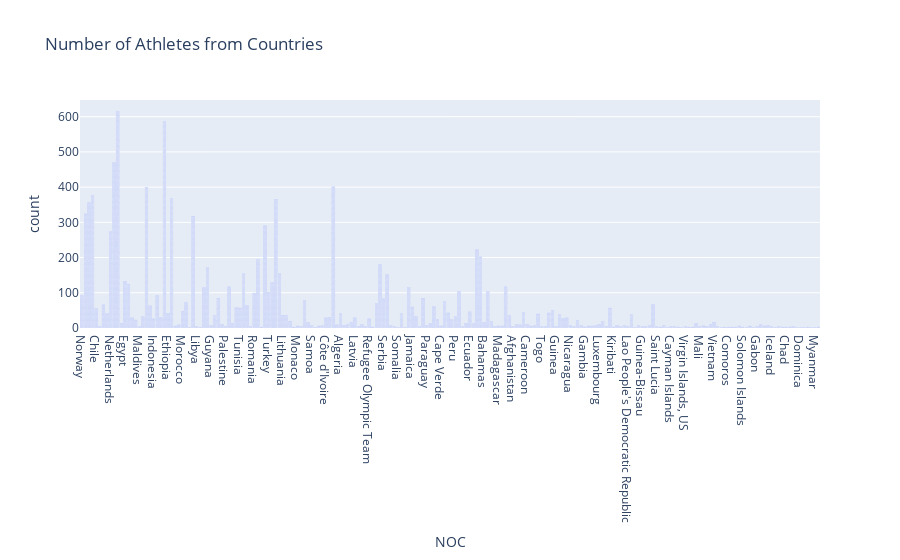

The cell this chart's notebook holds for it:
### Code cell
fig = px.bar(Athletes, x ="NOC", title = 'Number of Athletes from Countries')
fig.show()

### Figure 1 — Plotly figure (JSON) as saved in the notebook; plotly's stock layout.template omitted (floating-point values rounded to 4 significant figures; data arrays with more than 128 entries replaced by an {"elided": "..."} marker saying what was removed)
{"data": [{"alignmentgroup": "True", "hovertemplate": "NOC=%{x}<br>count=%{y}<extra></extra>", "legendgroup": "", "marker": {"color": "#636efa", "pattern": {"shape": ""}}, "name": "", "offsetgroup": "", "orientation": "v", "showlegend": false, "textposition": "auto", "type": "bar", "x": {"elided": "11084 str values"}, "xaxis": "x", "y": {"elided": "11084 int values"}, "yaxis": "y"}], "layout": {"barmode": "relative", "legend": {"tracegroupgap": 0}, "title": {"text": "Number of Athletes from Countries"}, "xaxis": {"anchor": "y", "domain": [0, 1], "title": {"text": "NOC"}}, "yaxis": {"anchor": "x", "domain": [0, 1], "title": {"text": "count"}}}}
